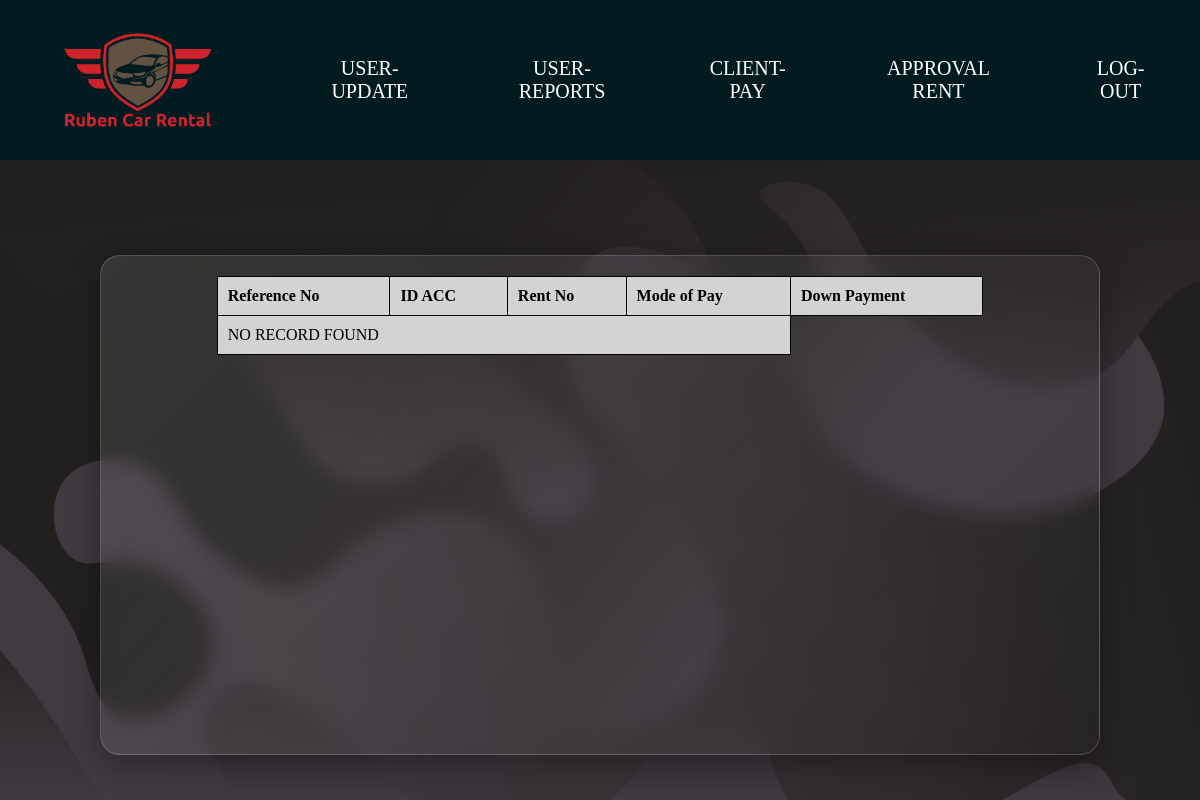
The app's page /ADMIN/client_pay.php, older data.
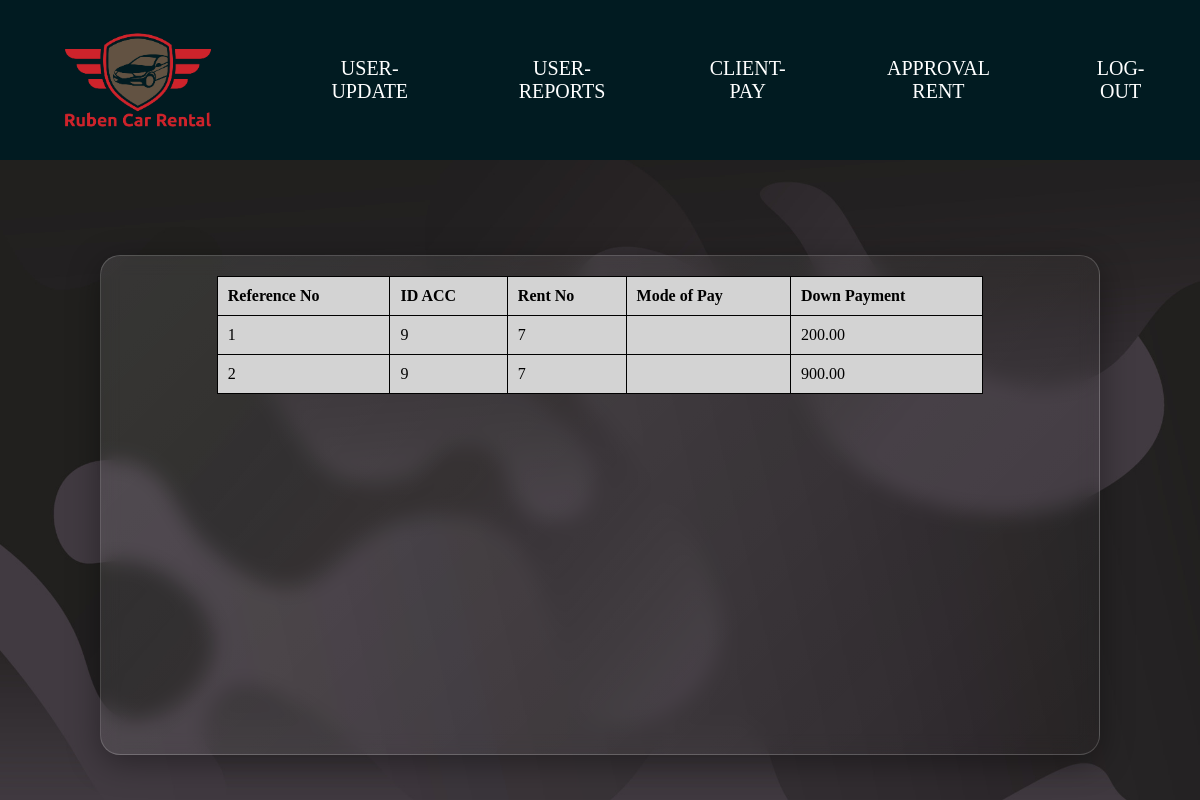
The same page, newer data.
### tables this page shows
CREATE TABLE `tbl_client_payment` (
  `reference_no` int(11) NOT NULL,
  `ID_ACC` int(11) NOT NULL,
  `rent_no` int(11) NOT NULL,
  `Modeofpay` enum('e-pay','cash','debit_card') NOT NULL,
  `dp` decimal(7,2) NOT NULL
);

### ADMIN/client_pay.php (the view, shortened to what this page needs)
<?php
include("connect_db.php");
?>
<!DOCTYPE php>
<php lang="en">
<head>
    <link rel="stylesheet" href="../ADMIN/admin_css/admin-style.css">
</head>
<body>
    <div class="main">
        <ul class="navbar">
            <div class="logo">
                <img src="../ADMIN/admin_pictures/Ruben Car Rental(3).png" alt="Car-logo">
            </div>
            <li><a href="Admin-user-update.php">USER-UPDATE</a></li>
                <li><a href="user-reports.php">USER-REPORTS</a></li>
                <li><a href="client_pay.php">CLIENT-PAY</a></li>
                <li><a href="rent-approved.php">APPROVAL RENT</a></li>
                <li><a href="adminlogin.php">LOG-OUT</a></li>
        </ul>
        <div class="main2">
                <div class="Tbls-container">
                <div class="Tables">
                <table>
                        <thead>
                            <tr>
                                <th>Reference No</th>
                                <th>ID ACC</th>
                                <th>Rent No</th>
                                <th>Mode of Pay</th>
                                <th>Down Payment</th>
                            </tr>
                        </thead>
                        <tbody>
                            <?php
                            $queryuser = "SELECT reference_no,ID_ACC,rent_no, modeofpay, dp FROM tbl_client_payment;";
                            $stmt= $pdo->prepare($queryuser);
                            $stmt->execute();
                            $result = $stmt->fetchAll();
                            if($result){
                                foreach($result as $row){
                                    ?>
                                    <tr>
                                        <td><?= $row['reference_no']; ?></td>
                                        <td><?= $row['ID_ACC']; ?></td>
                                        <td><?= $row['rent_no']; ?></td>
                                        <td><?= $row['modeofpay']; ?></td>
                                        <td><?= $row['dp']; ?></td>
                                    </tr>
                                    <?php
                                }
                            }
                            else{
                                ?>
                                <tr>
                                    <td colspan="4">NO RECORD FOUND</td>
                                </tr>
                                <?php
                            }
                            ?>
                        </tbody>
                    </table>
                </div>
            </div>
        </div>
    </div>
</body>
</php>

Row changes from the older to the newer data that the page shows:
added tbl_client_payment: reference_no "1", ID_ACC "9", rent_no "7", dp "200.00"
added tbl_client_payment: reference_no "2", ID_ACC "9", rent_no "7", dp "900.00"
Text that changed along with them:
text no longer shown: "NO RECORD FOUND"
